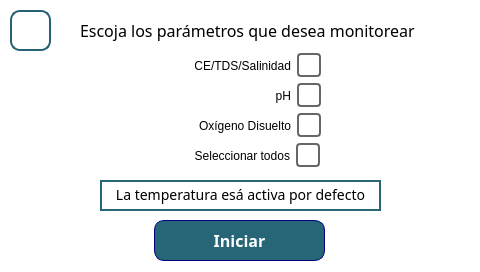
<?xml version="1.0" encoding="UTF-8"?>
<ui version="4.0">
 <class>MainWindow</class>
 <widget class="QMainWindow" name="MainWindow">
  <property name="geometry">
   <rect>
    <x>0</x>
    <y>0</y>
    <width>480</width>
    <height>272</height>
   </rect>
  </property>
  <property name="windowTitle">
   <string>MainWindow</string>
  </property>
  <property name="styleSheet">
   <string notr="true">QLabel {
	font-family: Poppins;
	font-size: 16px;
}

QWidget {
	background-color: white;
}

QPushButton {
	border: 1px solid #00007f;
	background-color: white;
	color: #00007f;
	font-size: 14px;
	font-family: Poppins;
	font-weight: 500;
}

QLabel {
	text-align: center;
}</string>
  </property>
  <widget class="QWidget" name="centralwidget">
   <property name="styleSheet">
    <string notr="true"/>
   </property>
   <widget class="QPushButton" name="initBtn">
    <property name="geometry">
     <rect>
      <x>154</x>
      <y>220</y>
      <width>171</width>
      <height>41</height>
     </rect>
    </property>
    <property name="styleSheet">
     <string notr="true">QPushButton {
	background-color: #266676;
	color: white;
	font-size: 16px;
	font-weight: 500;
	height: 50px;
	border-radius: 10px;
}</string>
    </property>
    <property name="text">
     <string>Iniciar</string>
    </property>
   </widget>
   <widget class="QPushButton" name="backBtn">
    <property name="geometry">
     <rect>
      <x>10</x>
      <y>10</y>
      <width>41</width>
      <height>41</height>
     </rect>
    </property>
    <property name="styleSheet">
     <string notr="true">	height: 40px;
	border-radius: 10px;
	border: 2px solid #266276;
	background-color: white;
	color: #00007f;
	font-weight: 500;
	font-size: 16px;</string>
    </property>
    <property name="text">
     <string/>
    </property>
   </widget>
   <widget class="QCheckBox" name="tdsCheckBox">
    <property name="geometry">
     <rect>
      <x>170</x>
      <y>50</y>
      <width>151</width>
      <height>31</height>
     </rect>
    </property>
    <property name="layoutDirection">
     <enum>Qt::RightToLeft</enum>
    </property>
    <property name="styleSheet">
     <string notr="true">QCheckBox {
	background-color: transparent;
	height: 10px;
	font: 14px &quot;Poppins&quot;;
}

QCheckBox::indicator {
    width: 20px; /* Ancho del indicador */
    height: 20px; /* Alto del indicador */
    border-radius: 4px; /* Bordes redondeados */
    border: 2px solid #666; /* Borde del indicador */
}

QCheckBox::indicator:checked {
    background-color: #00007f; /* Color de fondo cuando está marcado */
}

QCheckBox::indicator:unchecked {
    background-color: transparent;
}</string>
    </property>
    <property name="text">
     <string>CE/TDS/Salinidad</string>
    </property>
   </widget>
   <widget class="QCheckBox" name="phCheckBox">
    <property name="geometry">
     <rect>
      <x>180</x>
      <y>80</y>
      <width>141</width>
      <height>31</height>
     </rect>
    </property>
    <property name="layoutDirection">
     <enum>Qt::RightToLeft</enum>
    </property>
    <property name="styleSheet">
     <string notr="true">QCheckBox {
	background-color: transparent;
	height: 10px;
	font: 14px &quot;Poppins&quot;;
}

QCheckBox::indicator {
    width: 20px; /* Ancho del indicador */
    height: 20px; /* Alto del indicador */
    border-radius: 4px; /* Bordes redondeados */
    border: 2px solid #666; /* Borde del indicador */
}

QCheckBox::indicator:checked {
    background-color: #00007f; /* Color de fondo cuando está marcado */
}

QCheckBox::indicator:unchecked {
    background-color: transparent;
}</string>
    </property>
    <property name="text">
     <string>pH</string>
    </property>
   </widget>
   <widget class="QCheckBox" name="oxygenCheckBox">
    <property name="geometry">
     <rect>
      <x>150</x>
      <y>110</y>
      <width>171</width>
      <height>31</height>
     </rect>
    </property>
    <property name="layoutDirection">
     <enum>Qt::RightToLeft</enum>
    </property>
    <property name="styleSheet">
     <string notr="true">QCheckBox {
	background-color: transparent;
	height: 10px;
	font: 14px &quot;Poppins&quot;;
}

QCheckBox::indicator {
    width: 20px; /* Ancho del indicador */
    height: 20px; /* Alto del indicador */
    border-radius: 4px; /* Bordes redondeados */
    border: 2px solid #666; /* Borde del indicador */
}

QCheckBox::indicator:checked {
    background-color: #00007f; /* Color de fondo cuando está marcado */
}

QCheckBox::indicator:unchecked {
    background-color: transparent;
}</string>
    </property>
    <property name="text">
     <string>Oxígeno Disuelto</string>
    </property>
   </widget>
   <widget class="QLabel" name="label">
    <property name="geometry">
     <rect>
      <x>80</x>
      <y>10</y>
      <width>361</width>
      <height>41</height>
     </rect>
    </property>
    <property name="text">
     <string>&lt;html&gt;&lt;head/&gt;&lt;body&gt;&lt;p&gt;Escoja los parámetros que desea monitorear&lt;/p&gt;&lt;/body&gt;&lt;/html&gt;</string>
    </property>
   </widget>
   <widget class="QCheckBox" name="allCheckBox">
    <property name="geometry">
     <rect>
      <x>159</x>
      <y>140</y>
      <width>161</width>
      <height>31</height>
     </rect>
    </property>
    <property name="layoutDirection">
     <enum>Qt::RightToLeft</enum>
    </property>
    <property name="styleSheet">
     <string notr="true">QCheckBox {
	background-color: transparent;
	height: 10px;
	font: 14px &quot;Poppins&quot;;
}

QCheckBox::indicator {
    width: 20px; /* Ancho del indicador */
    height: 20px; /* Alto del indicador */
    border-radius: 4px; /* Bordes redondeados */
    border: 2px solid #666; /* Borde del indicador */
}

QCheckBox::indicator:checked {
    background-color: #00007f; /* Color de fondo cuando está marcado */
}

QCheckBox::indicator:unchecked {
    background-color: transparent;
}</string>
    </property>
    <property name="text">
     <string>Seleccionar todos</string>
    </property>
   </widget>
   <widget class="QLabel" name="imageLbl">
    <property name="geometry">
     <rect>
      <x>360</x>
      <y>150</y>
      <width>121</width>
      <height>121</height>
     </rect>
    </property>
    <property name="text">
     <string/>
    </property>
   </widget>
   <widget class="QLabel" name="label_2">
    <property name="geometry">
     <rect>
      <x>100</x>
      <y>180</y>
      <width>281</width>
      <height>31</height>
     </rect>
    </property>
    <property name="styleSheet">
     <string notr="true">font-size: 14px;
border: 2px solid #266676;
</string>
    </property>
    <property name="text">
     <string>&lt;html&gt;&lt;head/&gt;&lt;body&gt;&lt;p&gt;La temperatura  esá activa por defecto&lt;/p&gt;&lt;/body&gt;&lt;/html&gt;</string>
    </property>
    <property name="alignment">
     <set>Qt::AlignCenter</set>
    </property>
   </widget>
  </widget>
 </widget>
 <resources/>
 <connections/>
</ui>
